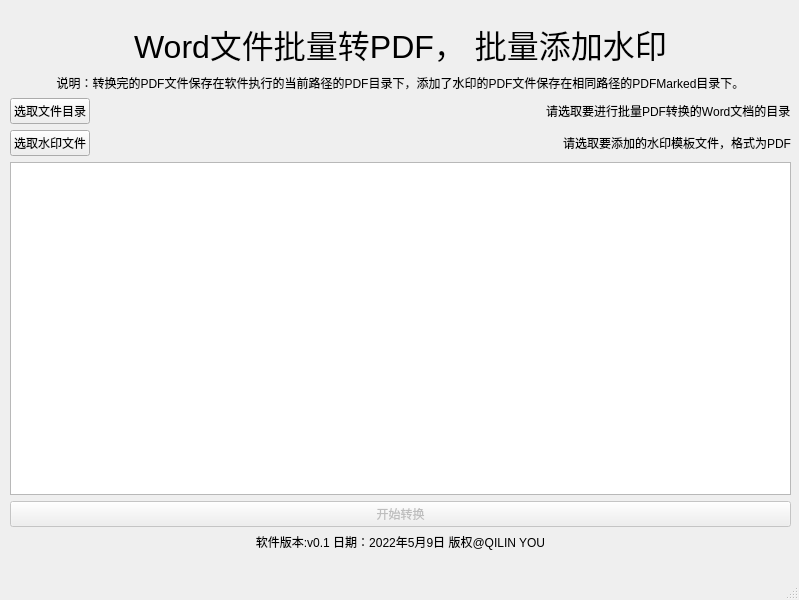
<?xml version="1.0" encoding="UTF-8"?>
<ui version="4.0">
 <class>MainWindow</class>
 <widget class="QMainWindow" name="MainWindow">
  <property name="geometry">
   <rect>
    <x>0</x>
    <y>0</y>
    <width>799</width>
    <height>600</height>
   </rect>
  </property>
  <property name="windowTitle">
   <string>MainWindow</string>
  </property>
  <widget class="QWidget" name="centralwidget">
   <widget class="QWidget" name="verticalLayoutWidget">
    <property name="geometry">
     <rect>
      <x>10</x>
      <y>20</y>
      <width>781</width>
      <height>531</height>
     </rect>
    </property>
    <layout class="QVBoxLayout" name="layout">
     <property name="sizeConstraint">
      <enum>QLayout::SetDefaultConstraint</enum>
     </property>
     <item>
      <widget class="QLabel" name="Title">
       <property name="font">
        <font>
         <pointsize>24</pointsize>
        </font>
       </property>
       <property name="acceptDrops">
        <bool>false</bool>
       </property>
       <property name="layoutDirection">
        <enum>Qt::LeftToRight</enum>
       </property>
       <property name="autoFillBackground">
        <bool>false</bool>
       </property>
       <property name="text">
        <string>Word文件批量转PDF， 批量添加水印</string>
       </property>
       <property name="scaledContents">
        <bool>false</bool>
       </property>
       <property name="alignment">
        <set>Qt::AlignCenter</set>
       </property>
      </widget>
     </item>
     <item>
      <widget class="QLabel" name="Discription">
       <property name="text">
        <string>说明：转换完的PDF文件保存在软件执行的当前路径的PDF目录下，添加了水印的PDF文件保存在相同路径的PDFMarked目录下。</string>
       </property>
       <property name="alignment">
        <set>Qt::AlignCenter</set>
       </property>
      </widget>
     </item>
     <item>
      <layout class="QHBoxLayout" name="horizontalLayout">
       <item>
        <widget class="QPushButton" name="pickWorkPath">
         <property name="text">
          <string>选取文件目录</string>
         </property>
        </widget>
       </item>
       <item>
        <spacer name="horizontalSpacer">
         <property name="orientation">
          <enum>Qt::Horizontal</enum>
         </property>
         <property name="sizeHint" stdset="0">
          <size>
           <width>40</width>
           <height>20</height>
          </size>
         </property>
        </spacer>
       </item>
       <item>
        <widget class="QLabel" name="workPath">
         <property name="text">
          <string>请选取要进行批量PDF转换的Word文档的目录</string>
         </property>
        </widget>
       </item>
      </layout>
     </item>
     <item>
      <layout class="QHBoxLayout" name="horizontalLayout_2">
       <item>
        <widget class="QPushButton" name="chooseWaterMarkFile">
         <property name="text">
          <string>选取水印文件</string>
         </property>
        </widget>
       </item>
       <item>
        <spacer name="horizontalSpacer_2">
         <property name="orientation">
          <enum>Qt::Horizontal</enum>
         </property>
         <property name="sizeHint" stdset="0">
          <size>
           <width>40</width>
           <height>20</height>
          </size>
         </property>
        </spacer>
       </item>
       <item>
        <widget class="QLabel" name="watermarkFile">
         <property name="text">
          <string>请选取要添加的水印模板文件，格式为PDF</string>
         </property>
        </widget>
       </item>
      </layout>
     </item>
     <item>
      <widget class="QPlainTextEdit" name="results">
       <property name="readOnly">
        <bool>true</bool>
       </property>
      </widget>
     </item>
     <item>
      <widget class="QPushButton" name="startConvert">
       <property name="enabled">
        <bool>false</bool>
       </property>
       <property name="text">
        <string>开始转换</string>
       </property>
      </widget>
     </item>
     <item>
      <widget class="QLabel" name="authorLabel">
       <property name="text">
        <string>软件版本:v0.1 日期：2022年5月9日 版权@QILIN YOU</string>
       </property>
       <property name="alignment">
        <set>Qt::AlignCenter</set>
       </property>
      </widget>
     </item>
    </layout>
   </widget>
  </widget>
  <widget class="QMenuBar" name="menubar">
   <property name="geometry">
    <rect>
     <x>0</x>
     <y>0</y>
     <width>799</width>
     <height>22</height>
    </rect>
   </property>
  </widget>
  <widget class="QStatusBar" name="statusbar"/>
 </widget>
 <resources/>
 <connections/>
</ui>
